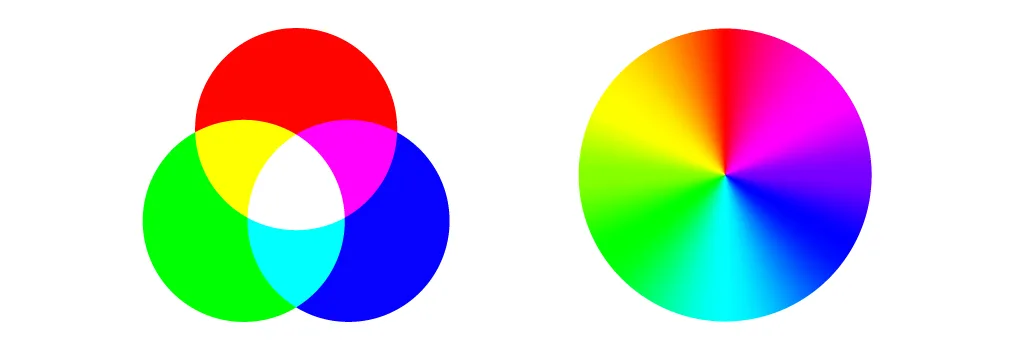
#> input picture 19/input1.png, 1024 x 350 px, found by its file name
$ python 19_3.py
#> lines starting #> are read from the running program, lines starting #| are printed output that depends on the picture
from PIL import Image
from pathlib import Path


def process(img):
    """
    Обрабатывает изображение:
    - Конвертирует в RGB
    - Для каждого пикселя:
      * Красный канал = минимальное значение из RGB
      * Зеленый канал = оригинальное значение
      * Синий канал = максимальное значение из RGB
    """
    img = img.convert("RGB")  # убираем альфа, если есть
    w, h = img.size
    pix = img.load()

    for y in range(h):
        for x in range(w):
            r, g, b = pix[x, y]
            mn = min(r, g, b)
            mx = max(r, g, b)
            # красный ← min, синий ← max, зелёный → оригинальный
            pix[x, y] = (mn, g, mx)

    return img


def main(in_path, out_path):
    try:
        input_path = Path(in_path)
        if not input_path.exists():
            raise FileNotFoundError(f"❌ Входной файл не найден: {in_path}")

        print(f"✅ Загружаем изображение: {input_path}")
        im = Image.open(input_path)
#> im is the input picture: PIL image 1024x350 RGB; mean R, G, B 206, 207.5, 207
        print(f"📏 Размер изображения: {im.size}, формат: {im.format}")
#| 📏 Размер изображения: (1024, 350), формат: WEBP

        # Обрабатываем изображение
        print("🔄 Обрабатываем пиксели...")
        processed = process(im)
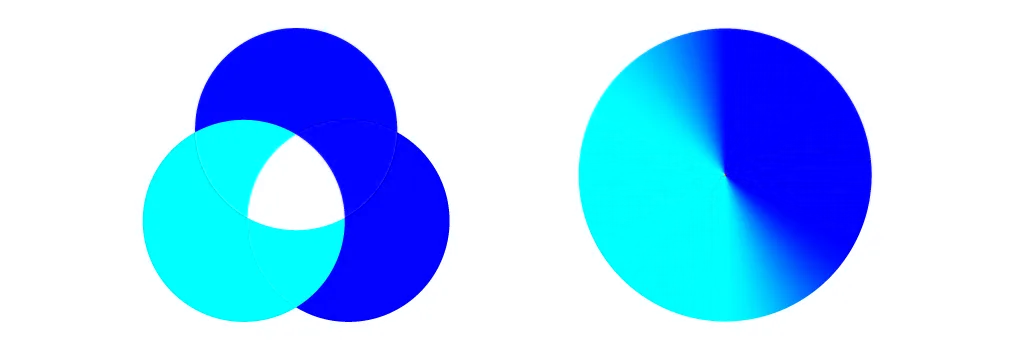
#> processed: PIL image 1024x350 RGB; mean R, G, B 164, 207.5, 254.4
        print("✅ Обработка пикселей завершена")

        flipped = processed.transpose(Image.FLIP_TOP_BOTTOM)
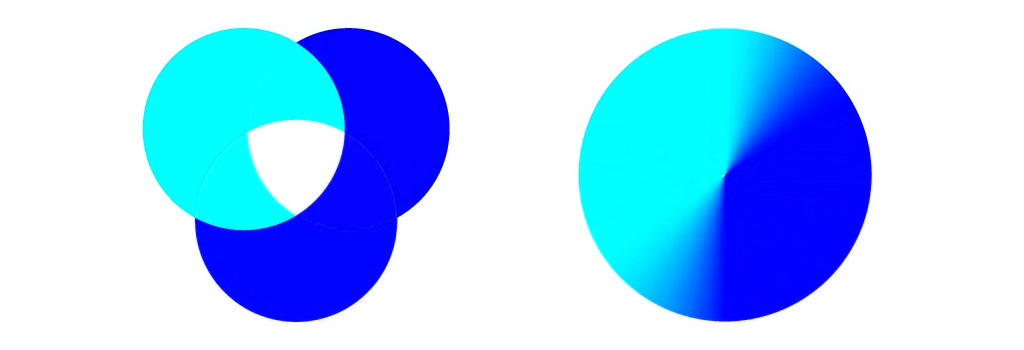
#> flipped: PIL image 1024x350 RGB; mean R, G, B 164, 207.5, 254.4
        print("🔄 Изображение отражено")

        flipped.show(title="Обработанное изображение")
        flipped.save(out_path)
        print(f"💾 Сохранено → {out_path}")

    except Exception as e:
        print(f"❌ Ошибка: {e}")
        return False

    return True


input_path = r"C:\Users\FamilyGame\Desktop\19\input1.png"
output_path = r"C:\Users\FamilyGame\Desktop\19\output2.png"


print("=" * 50)
print("🔍 ПРОВЕРКА ФАЙЛОВ")
print("=" * 50)

input_file = Path(input_path)
output_dir = Path(output_path).parent

print(f"📁 Входной файл: {input_path}")
print(f"📁 Выходной файл: {output_path}")
print(f"✅ Входной файл существует: {input_file.exists()}")
print(f"✅ Папка для сохранения существует: {output_dir.exists()}")

if input_file.exists():
    print("\n🎯 ЗАПУСК ОБРАБОТКИ...")
    success = main(input_path, output_path)
    if success:
        print("✨ Обработка завершена успешно!")
    else:
        print("💥 Обработка завершена с ошибками")
else:
    print("\n❌ Файл не найден! Проверьте:")
    print(f"   - Папка {output_dir} существует: {output_dir.exists()}")


    if output_dir.exists():
        print(f"\n📁 Содержимое папки {output_dir}:")
        files = list(output_dir.glob("*.png")) + list(output_dir.glob("*.jpg"))
        if files:
            for file in files:
                print(f"   - {file.name}")
        else:
            print("   В папке нет PNG/JPG файлов")
